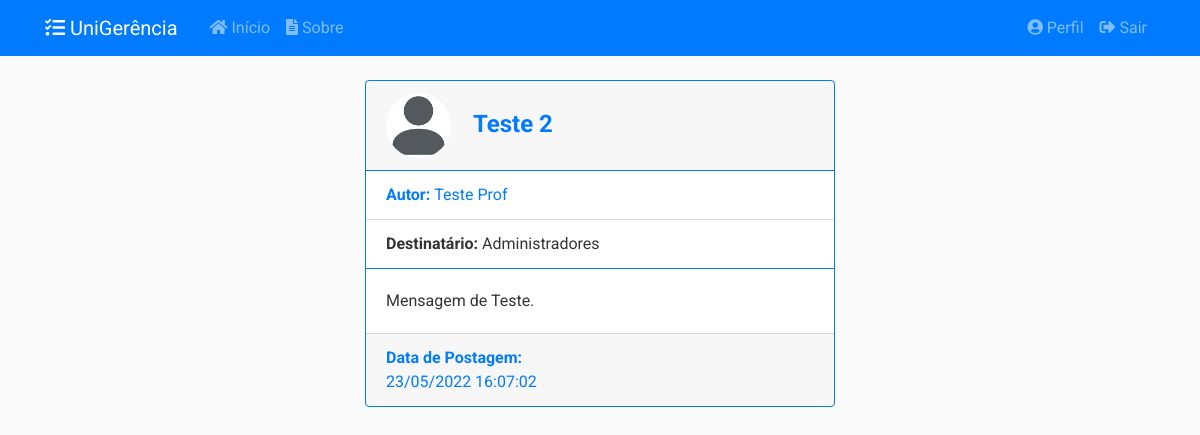
The page /posts/2 (signed in) on the database as committed earlier.
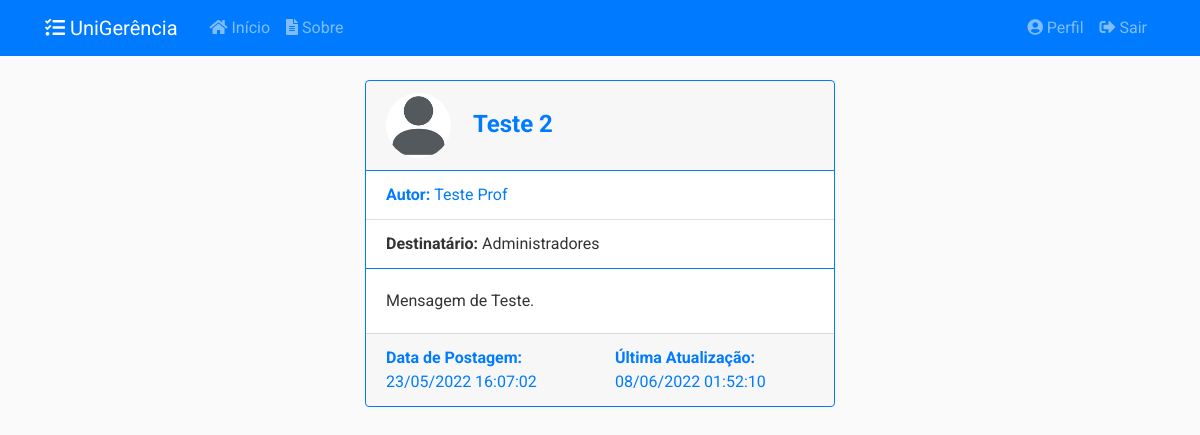
The same page on the database as committed later.
### app/models/posts.py (models this page shows, shortened)
class Post(db.Model):
    __tablename__ = 'posts'
    __table_args__ = {'extend_existing': True}
    id = db.Column(db.Integer, primary_key=True)
    titulo = db.Column(db.String(100), nullable=False)
    data_postado = db.Column(db.DateTime, nullable=False,
                             default=datetime.now().astimezone(fuso_horario))
    data_atualizacao = db.Column(db.DateTime, nullable=True)
    conteudo = db.Column(db.Text, nullable=False)
    ativo = db.Column(db.Boolean, nullable=False, default=True)
    usuario_id = db.Column(db.Integer, db.ForeignKey('usuarios.id'),
                           nullable=False)
    destinatario_id = db.Column(db.Integer, db.ForeignKey('usuarios.id'),
                                nullable=True)
    def recuperar_id(post_id):
        return Post.query.filter_by(id=post_id).filter_by(ativo=True).first_or_404()
    def verificar_autor(self, usuario):
        if self.autor == usuario or usuario.tipo.name == 'ADMIN':
            return True
        else:
            return False

### app/controllers/posts.py (the view)
@posts.route("/<int:post_id>")
@login_required
def post(post_id):
    post = Post.recuperar_id(post_id)
    if not post.verificar_autor(current_user):
        abort(403)
    return render_template('posts/post.html', title=post.titulo, post=post)

### app/models/usuarios.py (called while the page is built)
@login_manager.user_loader
def load_user(user_id):
    return Usuario.query.get(int(user_id))

### app/templates/posts/post.html
{% extends "layout.html" %}
{% block conteudo %}
<div class="card border-primary mb-3">
    <h4 class="card-header text-primary border-primary">
        <img class="rounded-circle article-img" src="{{ url_for('static', filename='img_perfil/' + post.autor.imagem_perfil) }}">
        <strong>{{ post.titulo }}</strong>
    </h4>
    <ul class="list-group list-group-flush">
        <li class="list-group-item"><a class="mr-2" href="{{ url_for('usuarios.posts_usuario', usuario_id=post.autor.id) }}"><strong>Autor: </strong>{{ post.autor.nome }}</a></li>
        {% if post.destinatario %}
        <li class="list-group-item"><a class="mr-2" href="{{ url_for('usuarios.posts_usuario', usuario_id=post.destinatario.id) }}"><strong>Destinatário: </strong>{{ post.destinatario.nome }}</a></li>
        {% else %}
        <li class="list-group-item"><strong>Destinatário:</strong> Administradores</li>
        {% endif %}
    </ul>
    <div class="card-body">
        <p class="card-text">{{ post.conteudo }}</p>
    </div>
    <div class="card-footer text-muted">
        <div class="row">
            <div class="col-md-6">
                <a class=""><strong>Data de Postagem:</strong> {{ post.data_postado.strftime('%d/%m/%Y %H:%M:%S') }}</a>
            </div>
            <div class="col-md-6">
                {% if post.data_atualizacao %}
                <a class=""><strong>Última Atualização:</strong> {{ post.data_atualizacao.strftime('%d/%m/%Y %H:%M:%S') }}</a>
                {% endif %}
            </div>
        </div>
    </div>
</div>
{% endblock conteudo %}

Rows that differ between the two databases and show on the page:
changed Post "Teste 2": data_atualizacao (not shown) → "08/06/2022 01:52:10"
Other text that changed with them:
text now shown: "Última Atualização:"
